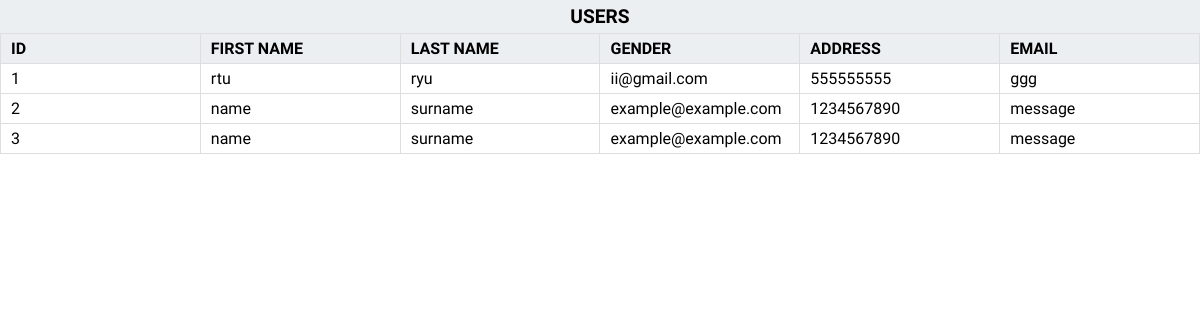
The page /extract.php on the database its author committed.
### tables this page shows
CREATE TABLE `users` (
  `id` int(11) NOT NULL,
  `name` varchar(255) NOT NULL,
  `surname` varchar(255) NOT NULL,
  `mail` varchar(255) NOT NULL,
  `phone` varchar(255) NOT NULL,
  `message` varchar(255) NOT NULL
);

### extract.php (the view, shortened to what this page needs)
<!DOCTYPE html>
<html lang="en">
    <head>
        <link rel="stylesheet" type="text/css" href="common.css">
        <link rel="stylesheet" type="text/css" href="extract.css">
    </head>
    <body>
        <?php
        $servername = "localhost";
        $username = "root";
        $password = "";
        $dbname = "resiroom";
        $tablename = "users";
        $conn = new mysqli($servername, $username, $password, $dbname);
        $query = "SELECT * FROM $tablename;";
        $result = $conn->query($query);
            if ($result->num_rows > 0)
            {
                ?>
                    <table>
                        <caption><?php echo $tablename ?></caption>
                        <thead>
                            <tr>
                                <th>id</th>
                                <th>first name</th>
                                <th>last name</th>
                                <th>gender</th>
                                <th>address</th>
                                <th>email</th>
                            </tr>
                        </thead>
                        <tbody>
                            <?php
                                while($row = $result->fetch_assoc())
                                {
                                ?>
                                    <tr>
                                        <td><?php echo $row['id']?></td>
                                        <td><?php echo $row['name']?></td>
                                        <td><?php echo $row['surname']?></td>
                                        <td><?php echo $row['mail']?></td>
                                        <td><?php echo $row['phone']?></td>
                                        <td><?php echo $row['message']?></td>
                                    </tr>
                                <?php
                                }
                            ?>
                        </tbody>
                    </table>
                <?php
            }
            else
            {
                echo "0 results";
            }
        ?>
    </body>
</html>

### common.css (style rules this page uses)
*, *:before, *:after { box-sizing: border-box; }
:root { font-family: "Baloo Paaji 2", serif; font-optical-sizing: auto; font-weight: 400; font-style: normal; font-size: 1rem; }
html { scroll-behavior: smooth; cursor: default; }
html, body, header, footer, main, section, footer, div, strong { margin: 0; padding: 0; }

### extract.css (style rules this page uses)
table { border: 1px solid rgb(222, 222, 223); height: 100%; width: 100%; table-layout: fixed; border-collapse: collapse; border-spacing: 1px; text-align: left; }
caption { text-transform: uppercase; font-size: 1.2rem; font-weight: 700; caption-side: top; background-color: rgb(236, 239, 241); padding: 5px 10px; }
th { text-transform: uppercase; border: 1px solid rgb(222, 222, 223); background-color: rgb(236, 239, 241); padding: 5px 10px; }
td { border: 1px solid rgb(222, 222, 223); padding: 5px 10px; }

### rows shown on the page
users: id "1", name "rtu", surname "ryu", mail "ii@gmail.com", phone "555555555", message "ggg"
users: id "2", name "name", surname "surname", mail "example@example.com", phone "1234567890", message "message"
users: id "3", name "name", surname "surname", mail "example@example.com", phone "1234567890", message "message"

### other values the page prints
$tablename "USERS"
